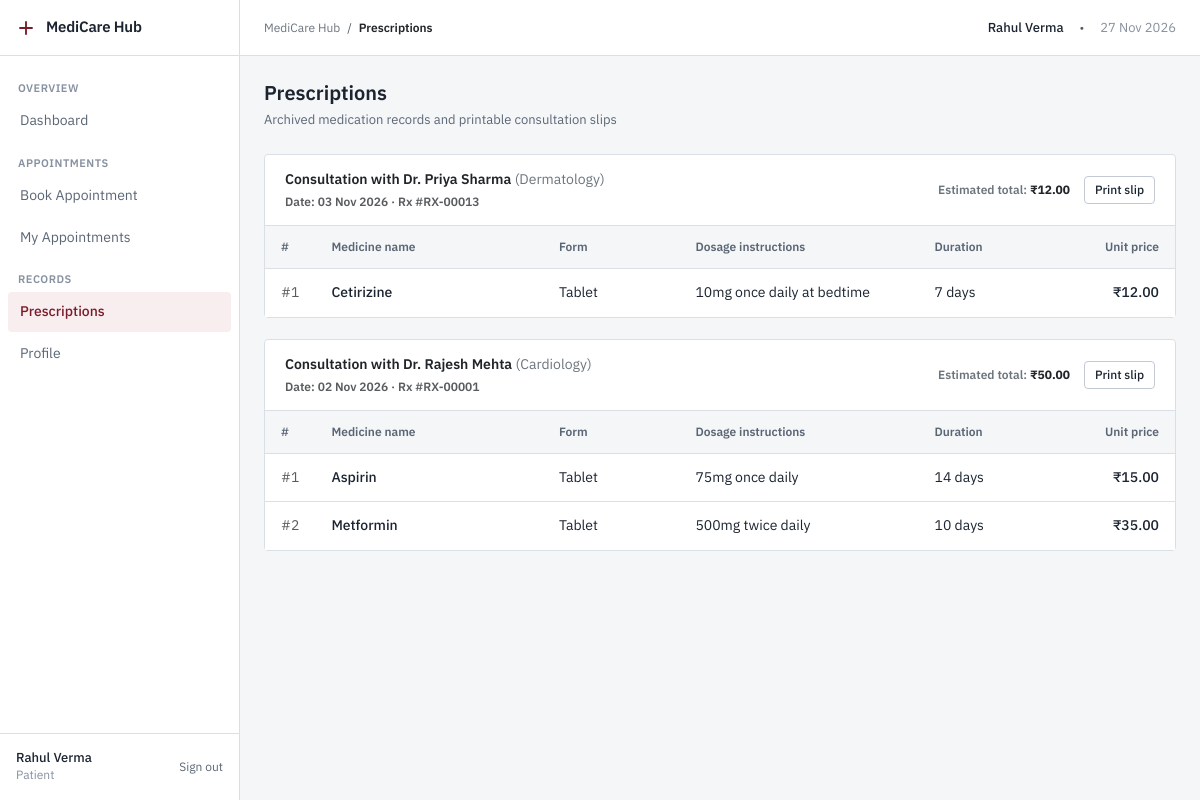
The app's page /patient.php?view=prescriptions (signed in), older data.
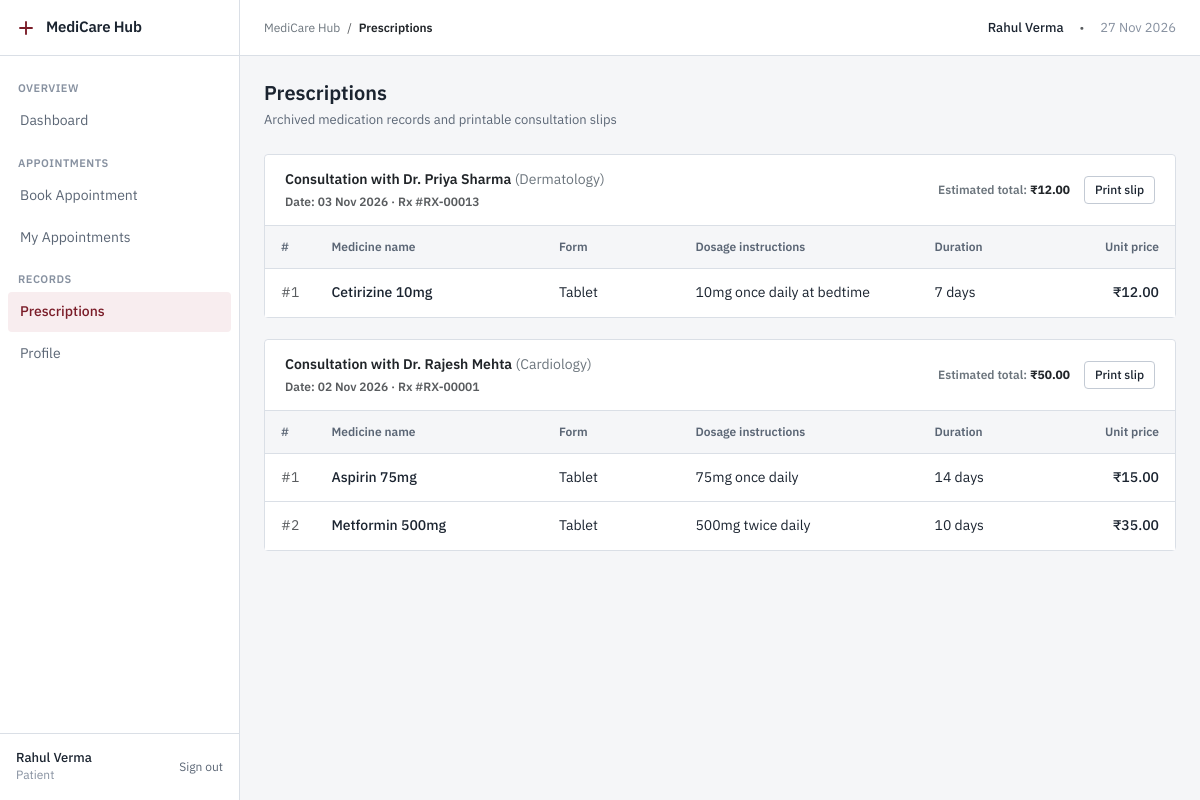
The same page, newer data.
### tables this page shows
CREATE TABLE Prescription (
    prescription_id INT AUTO_INCREMENT PRIMARY KEY,
    appointment_id INT NOT NULL,
    medicine_id INT NOT NULL,
    dosage VARCHAR(100) NOT NULL,
    duration_days INT NOT NULL,
    FOREIGN KEY (appointment_id) REFERENCES Appointment(appointment_id) ON DELETE CASCADE,
    FOREIGN KEY (medicine_id) REFERENCES Medicine(medicine_id) ON DELETE CASCADE
);

CREATE TABLE Medicine (
    medicine_id INT AUTO_INCREMENT PRIMARY KEY,
    medicine_name VARCHAR(100) NOT NULL,
    type VARCHAR(50) NOT NULL,
    price DECIMAL(8,2) NOT NULL
);

### includes/functions.php (called while the page is built, shortened)
<?php
function e(string $str): string
{
    return htmlspecialchars($str, ENT_QUOTES, 'UTF-8');
}
function formatDate(string $date): string
{
    return date('d M Y', strtotime($date));
}
function formatCurrency(float $amount): string
{
    return '₹' . number_format($amount, 2);
}

### patient.php (the view, shortened to what the changed rows need)
<?php
require_once __DIR__ . '/config/db.php';
require_once __DIR__ . '/includes/functions.php';
$view = $_GET['view'] ?? 'dashboard';
switch ($view) {
    case 'prescriptions':
$patientId = (int)($_SESSION['patient_id'] ?? 0);
$stmt = $pdo->prepare('
    SELECT a.appointment_id, a.appointment_date, a.status, d.name AS doctor_name, d.specialization
    FROM Appointment a
    JOIN Doctor d ON a.doctor_id = d.doctor_id
    WHERE a.patient_id = ?
      AND EXISTS (SELECT 1 FROM Prescription pr WHERE pr.appointment_id = a.appointment_id)
    ORDER BY a.appointment_date DESC, a.appointment_id DESC
');
$stmt->execute([$patientId]);
$appointments = $stmt->fetchAll();
$prescriptionsByAppointment = [];
foreach ($appointments as $apt) {
    $pStmt = $pdo->prepare('
        SELECT pr.*, m.medicine_name, m.type, m.price
        FROM Prescription pr
        JOIN Medicine m ON pr.medicine_id = m.medicine_id
        WHERE pr.appointment_id = ?
        ORDER BY pr.prescription_id ASC
    ');
    $pStmt->execute([$apt['appointment_id']]);
    $items = $pStmt->fetchAll();
    $subtotal = 0.0;
    foreach ($items as $it) {
        $subtotal += (float)$it['price'];
    }
    $prescriptionsByAppointment[] = [
        'appointment' => $apt,
        'items' => $items,
        'total' => $subtotal
    ];
}
        break;
}
require_once __DIR__ . '/includes/header.php';
?>
<?php if ($view === 'dashboard'): ?>
<div class="page-header">
    <div>
        <h2 class="page-title">Patient portal</h2>
        <p class="page-description">Medical appointments, consultation queue, and prescriptions</p>
    </div>
    <a href="/medicarehub/patient.php?view=book_appointment" class="btn btn-primary">Book appointment</a>
</div>
<div class="row g-4 mb-4">
    <div class="col-sm-6 col-xl-4">
        <div class="stat-card">
            <div class="stat-label">Upcoming appointments</div>
            <div class="stat-value"><?php echo $upcomingCount; ?></div>
            <div class="stat-caption">Confirmed consultations</div>
        </div>
    </div>
    <div class="col-sm-6 col-xl-4">
        <div class="stat-card">
            <div class="stat-label">Total appointments</div>
            <div class="stat-value"><?php echo $totalCount; ?></div>
            <div class="stat-caption">Lifetime clinic consultations</div>
        </div>
    </div>
    <div class="col-sm-6 col-xl-4">
        <div class="stat-card">
            <div class="stat-label">Active prescriptions</div>
            <div class="stat-value"><?php echo $prescriptionsCount; ?></div>
            <div class="stat-caption">Prescribed medications on record</div>
        </div>
    </div>
</div>
<div class="card mb-4">
    <div class="card-header">
        <div>Next scheduled visits</div>
        <a href="/medicarehub/patient.php?view=my_appointments" class="small">View all</a>
    </div>
    <div class="table-responsive">
        <table class="table">
            <thead>
                <tr>
                    <th>ID</th>
                    <th>Doctor</th>
                    <th>Specialization</th>
                    <th>Scheduled date</th>
                    <th>Status</th>
                    <th class="text-end">Actions</th>
                </tr>
            </thead>
            <tbody>
                <?php if (empty($upcomingAppointments)): ?>
                    <tr>
                        <td colspan="6" class="empty-state">No scheduled appointments on record.</td>
                    </tr>
                <?php else: ?>
                    <?php foreach ($upcomingAppointments as $a): ?>
                        <tr>
                            <td class="text-muted">#<?php echo e((string)$a['appointment_id']); ?></td>
                            <td class="fw-medium"><?php echo e($a['doctor_name']); ?></td>
                            <td><?php echo e($a['specialization']); ?></td>
                            <td><?php echo formatDate($a['appointment_date']); ?></td>
                            <td>
                                <span class="<?php echo getStatusBadgeClass($a['status']); ?>">
                                    <?php echo e($a['status']); ?>
                                </span>
                            </td>
                            <td class="text-end">
                                <form method="POST" action="/medicarehub/patient.php?view=my_appointments" class="d-inline m-0" onsubmit="return confirm('Are you sure you want to cancel this appointment?');">
                                    <input type="hidden" name="csrf_token" value="<?php echo generateCSRFToken(); ?>">
                                    <input type="hidden" name="action" value="cancel">
                                    <input type="hidden" name="appointment_id" value="<?php echo $a['appointment_id']; ?>">
                                    <button type="submit" class="table-action-link text-danger border-0 bg-transparent p-0">Cancel</button>
                                </form>
                            </td>
                        </tr>
                    <?php endforeach; ?>
                <?php endif; ?>
            </tbody>
        </table>
    </div>
</div>
<div class="card">
    <div class="card-header">
        <div>Recent consultation history</div>
        <a href="/medicarehub/patient.php?view=prescriptions" class="small">All prescriptions</a>
    </div>
    <div class="table-responsive">
        <table class="table">
            <thead>
                <tr>
                    <th>ID</th>
                    <th>Doctor</th>
                    <th>Specialization</th>
                    <th>Date</th>
                    <th>Status</th>
                    <th>Prescription</th>
                    <th class="text-end">Actions</th>
                </tr>
            </thead>
            <tbody>
                <?php if (empty($recentHistory)): ?>
                    <tr>
                        <td colspan="7" class="empty-state">No past consultation history recorded.</td>
                    </tr>
                <?php else: ?>
                    <?php foreach ($recentHistory as $h): ?>
                        <tr>
                            <td class="text-muted">#<?php echo e((string)$h['appointment_id']); ?></td>
                            <td class="fw-medium"><?php echo e($h['doctor_name']); ?></td>
                            <td><?php echo e($h['specialization']); ?></td>
                            <td><?php echo formatDate($h['appointment_date']); ?></td>
                            <td>
                                <span class="<?php echo getStatusBadgeClass($h['status']); ?>">
                                    <?php echo e($h['status']); ?>
                                </span>
                            </td>
                            <td>
                                <?php if ($h['rx_count'] > 0): ?>
                                    <span class="text-secondary"><?php echo $h['rx_count']; ?> medicines</span>
                                <?php else: ?>
                                    <span class="text-muted small">None</span>
                                <?php endif; ?>
                            </td>
                            <td class="text-end">
                                <?php if ($h['rx_count'] > 0): ?>
                                    <a href="/medicarehub/patient.php?view=prescription_print&appointment_id=<?php echo $h['appointment_id']; ?>" target="_blank" class="table-action-link">View slip</a>
                                <?php else: ?>
                                    <span class="text-muted small">-</span>
                                <?php endif; ?>
                            </td>
                        </tr>
                    <?php endforeach; ?>
                <?php endif; ?>
            </tbody>
        </table>
    </div>
</div>
<?php elseif ($view === 'prescriptions'): ?>
<div class="page-header">
    <div>
        <h1 class="page-title">Prescriptions</h1>
    </div>
</div>
<?php if (empty($prescriptionsByAppointment)): ?>
    <div class="card">
        <div class="card-body">
            <div class="empty-state">No prescription records found for this patient account.</div>
        </div>
    </div>
<?php else: ?>
    <?php foreach ($prescriptionsByAppointment as $block): ?>
        <?php
        $apt = $block['appointment'];
        $items = $block['items'];
        $total = $block['total'];
        ?>
        <div class="card mb-4">
            <div class="card-header d-flex align-items-center justify-content-between flex-wrap gap-2 py-3">
                <div>
                    <div class="fw-semibold text-dark fs-6">Consultation with <?php echo e($apt['doctor_name']); ?> <span class="text-secondary fw-normal">(<?php echo e($apt['specialization']); ?>)</span></div>
                    <div class="small text-muted mt-1">Date: <?php echo formatDate($apt['appointment_date']); ?> &middot; Rx #RX-<?php echo str_pad((string)$apt['appointment_id'], 5, '0', STR_PAD_LEFT); ?></div>
                </div>
                <div class="d-flex align-items-center gap-3">
                    <span class="small text-secondary">Estimated total: <strong class="text-dark tabular-nums"><?php echo formatCurrency($total); ?></strong></span>
                    <a href="/medicarehub/patient.php?view=prescription_print&appointment_id=<?php echo $apt['appointment_id']; ?>" target="_blank" class="btn btn-secondary btn-sm">Print slip</a>
                </div>
            </div>
            <div class="table-responsive">
                <table class="table align-middle">
                    <thead>
                        <tr>
                            <th style="width: 50px;">#</th>
                            <th style="width: 25%;">Medicine name</th>
                            <th style="width: 15%;">Form</th>
                            <th>Dosage instructions</th>
                            <th style="width: 15%;">Duration</th>
                            <th class="text-end" style="width: 120px;">Unit price</th>
                        </tr>
                    </thead>
                    <tbody>
                        <?php foreach ($items as $idx => $it): ?>
                            <tr>
                                <td class="text-muted tabular-nums">#<?php echo $idx + 1; ?></td>
                                <td class="fw-medium"><?php echo e($it['medicine_name']); ?></td>
                                <td><?php echo e($it['type']); ?></td>
                                <td><?php echo e($it['dosage']); ?></td>
                                <td class="tabular-nums"><?php echo e((string)$it['duration_days']); ?> days</td>
                                <td class="text-end tabular-nums fw-medium"><?php echo formatCurrency((float)$it['price']); ?></td>
                            </tr>
                        <?php endforeach; ?>
                    </tbody>
                </table>
            </div>
        </div>
    <?php endforeach; ?>
<?php endif; ?>
<?php endif; ?>
<?php require_once __DIR__ . '/includes/footer.php'; ?>

Row changes from the older to the newer data that the page shows:
changed through a linked row, prescription "10mg once daily at bedtime": medicine.medicine_name "Cetirizine" → "Cetirizine 10mg"
changed through a linked row, prescription "75mg once daily": medicine.medicine_name "Aspirin" → "Aspirin 75mg"
changed through a linked row, prescription "500mg twice daily": medicine.medicine_name "Metformin" → "Metformin 500mg"
